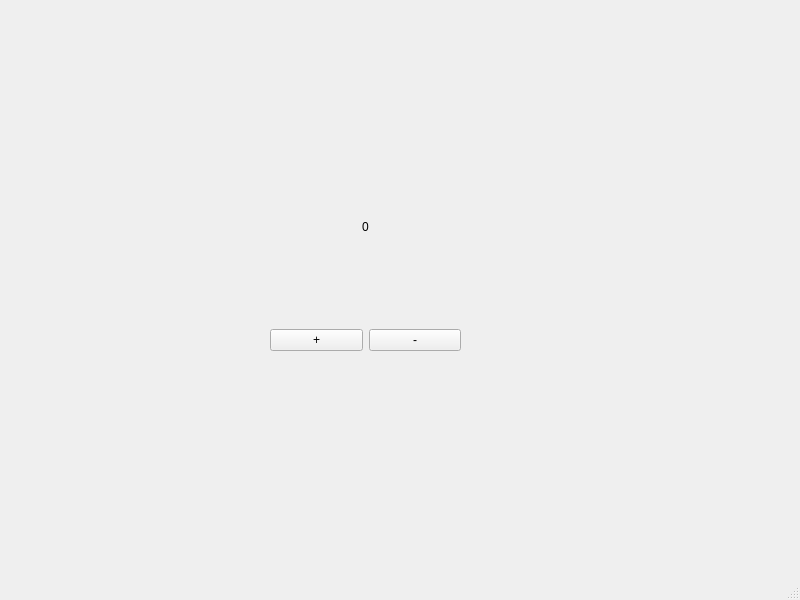
<?xml version="1.0" encoding="UTF-8"?>
<ui version="4.0">
 <class>MainWindow</class>
 <widget class="QMainWindow" name="MainWindow">
  <property name="geometry">
   <rect>
    <x>0</x>
    <y>0</y>
    <width>800</width>
    <height>600</height>
   </rect>
  </property>
  <property name="windowTitle">
   <string>MainWindow</string>
  </property>
  <widget class="QWidget" name="centralwidget">
   <widget class="QWidget" name="">
    <property name="geometry">
     <rect>
      <x>270</x>
      <y>130</y>
      <width>191</width>
      <height>221</height>
     </rect>
    </property>
    <layout class="QVBoxLayout" name="verticalLayout">
     <item>
      <widget class="QLabel" name="resoult">
       <property name="text">
        <string>0</string>
       </property>
       <property name="alignment">
        <set>Qt::AlignmentFlag::AlignCenter</set>
       </property>
      </widget>
     </item>
     <item>
      <layout class="QHBoxLayout" name="horizontalLayout">
       <item>
        <widget class="QPushButton" name="increase">
         <property name="text">
          <string>+</string>
         </property>
        </widget>
       </item>
       <item>
        <widget class="QPushButton" name="decrease">
         <property name="text">
          <string>-</string>
         </property>
        </widget>
       </item>
      </layout>
     </item>
    </layout>
   </widget>
  </widget>
  <widget class="QMenuBar" name="menubar">
   <property name="geometry">
    <rect>
     <x>0</x>
     <y>0</y>
     <width>800</width>
     <height>22</height>
    </rect>
   </property>
  </widget>
  <widget class="QStatusBar" name="statusbar"/>
 </widget>
 <resources/>
 <connections/>
</ui>
